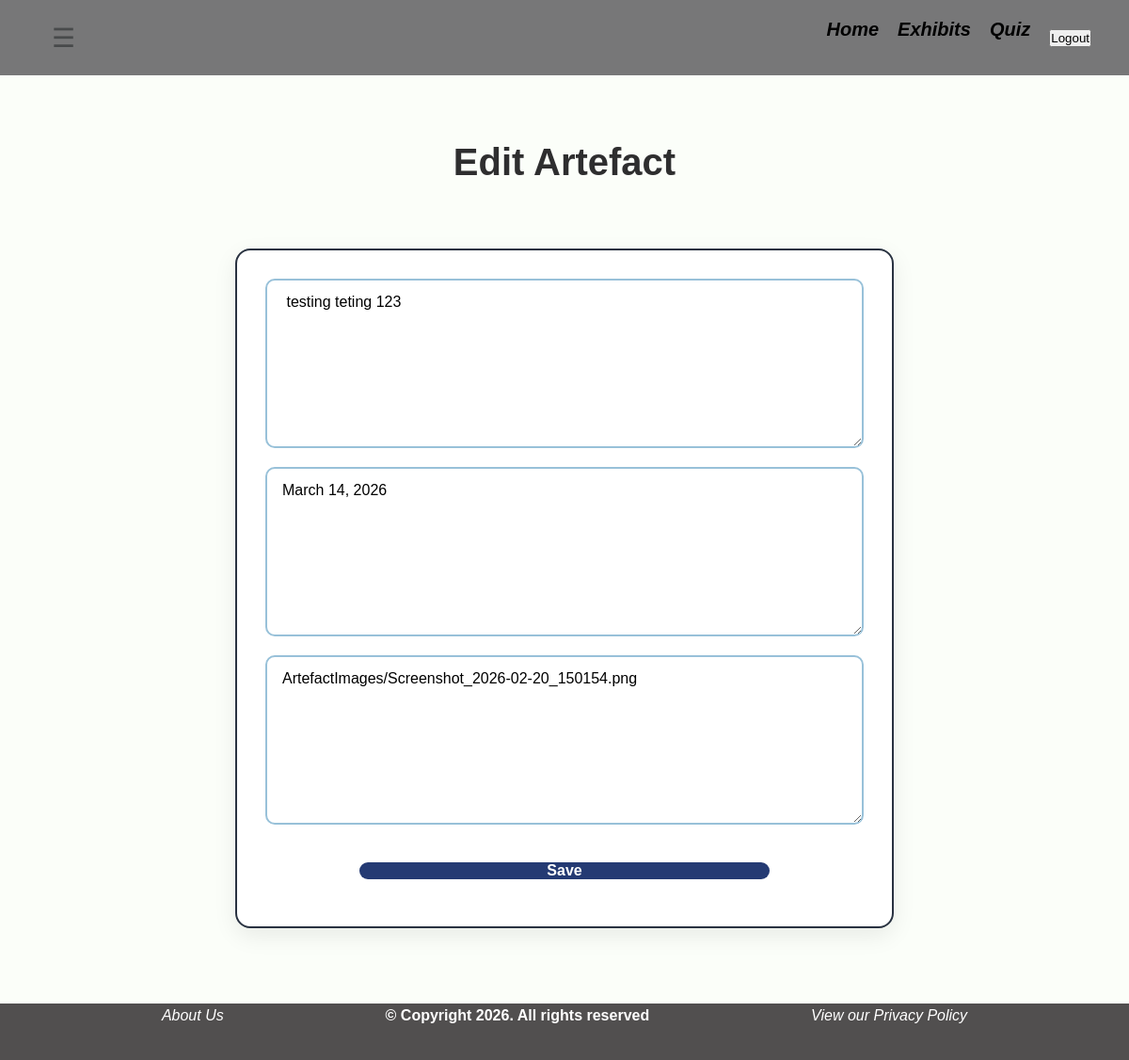
Screenshot of /artefact/1/1/ (signed in) with the database file from the repository.
### museumApp/models.py (models this page shows)
class Artefact(models.Model):
    artefactId = models.AutoField(db_column='artefactId', primary_key=True)
    info = models.CharField(db_column='info', max_length=255, blank=True, null=False)
    artefactDate = models.DateField(db_column='artefactDate', blank=True, null=False)
    artefactObjectPath = models.ImageField(db_column='artefactObjectPath', blank=True, null=False, upload_to='ArtefactImages/')
    exhibitId = models.ForeignKey(Exhibit, on_delete=models.CASCADE)
    class Meta:
        managed = True
        db_table = 'Artefact'

### museumApp/decorators.py (the view)
    def wrapper(request, *args, **kwargs):
        if request.user.groups.filter(name='Curator').exists():
            return view_func(request, *args, **kwargs)
        return HttpResponseForbidden("You are not authorized to access this page.")

### museumApp/views_frontend.py (called while the page is built)
@login_required
@curator_required
def edit_artefact(request, exhibitId, artefactId):
        exhibit = get_object_or_404(Exhibit, exhibitId=exhibitId)
        artefact = get_object_or_404(Artefact, artefactId=artefactId)
        return render(request, 'pages/curator/edit_artefact.html',
                       {"exhibit": exhibit,
                        "artefact":artefact})

### museumApp/templates/pages/curator/edit_artefact.html (shortened to what this page needs)
{% extends "base.html" %}
{% load static %}
{%block content %}
<h1> Edit Artefact </h1>
<form id="edit-artefact-form"class="input-form">
    <textarea id="info" placeholder="info"> {{ artefact.info }}</textarea>
    <textarea id="artefactDate" placeholder="artefactDate">{{ artefact.artefactDate }}</textarea>
    <textarea id="artefactObjectPath" placeholder="artefactObjectPath">{{ artefact.artefactObjectPath }}</textarea>
    <div class="input-form">
        <button class="submit" type="submit">Save</button>
    </div>
</form>
{% endblock %}

### museumApp/static/styles.css (style rules this page uses)
* { padding: 0; margin: 0; box-sizing: border-box; font-family: 'Poppins', sans-serif; }
body { margin-top: 60px; background-color: #FBFEF9; color: #251605; line-height: 1.6; padding: 80px; }
h1 { font-size: clamp(20px, 5vw, 40px); color: #2e2e2f; font-style: bold; text-align: center; }
form.input-form { max-width: 700px; margin: 60px auto; padding: 30px; background: white; border-radius: 16px; border: 2px solid #293241; box-shadow: 0 8px 25px rgba(0,0,0,0.08); display: flex; flex-direction: column; gap: 20px; }
.input-form div { display: flex; flex-direction: column; gap: 8px; }
.input-form input, .input-form textarea { padding: 14px 16px; font-size: 16px; border-radius: 10px; border: 2px solid #98c1d9; outline: none; transition: border-color 0.2s, box-shadow 0.2s; }
.input-form textarea { min-height: 180px; resize: vertical; }
.submit { margin: 20px 100px 20px 100px; ; border-radius: 12px; border: none; background-color: #243a73; color: white; font-size: 16px; font-weight: bold; cursor: pointer; }

### rows the page displays
Artefact: info "testing teting 123", artefactDate "March 14, 2026", artefactObjectPath "ArtefactImages/Screenshot_2026-02-20_150154.png"
